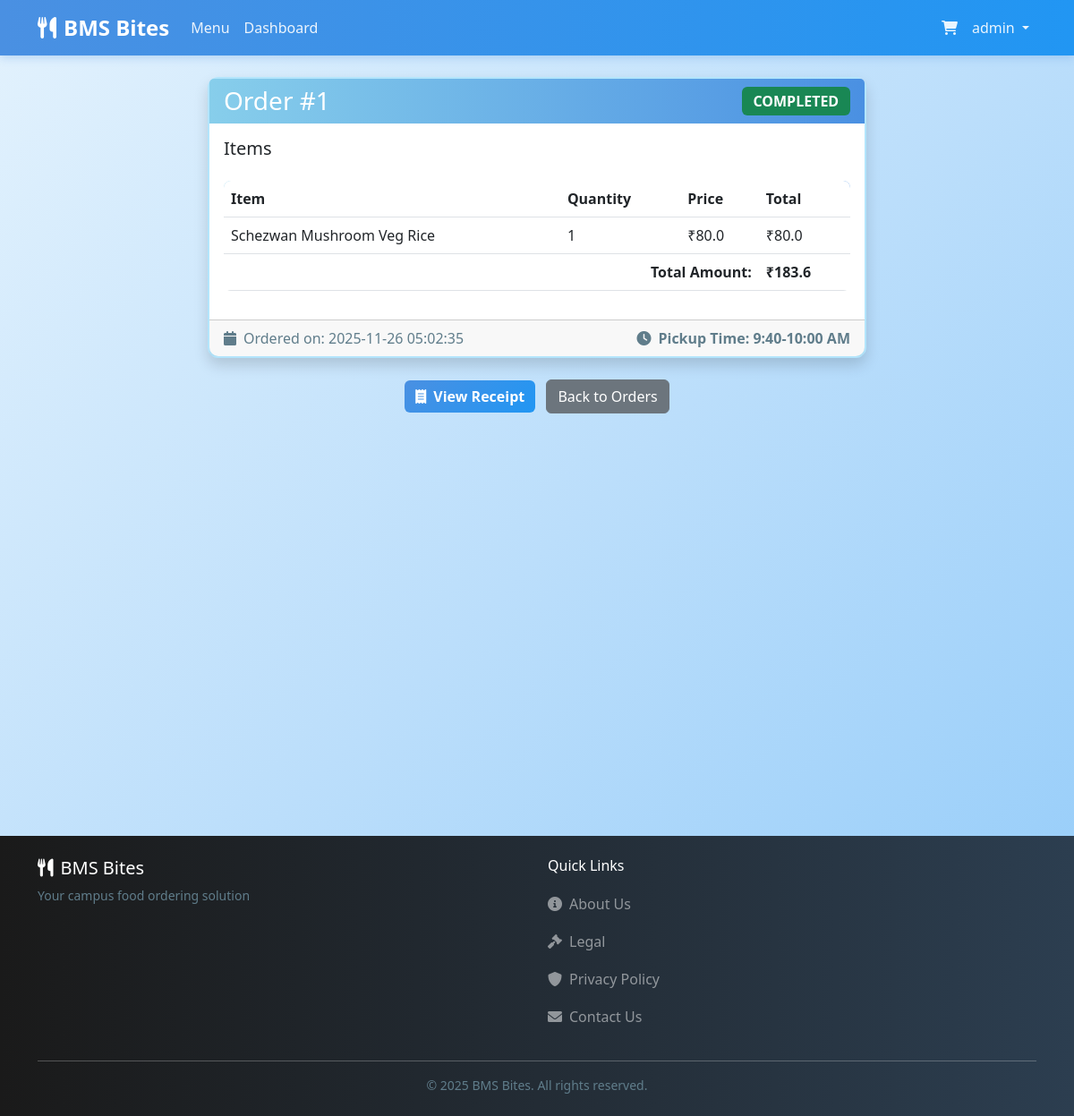
The app's page /order/1 (signed in), older data.
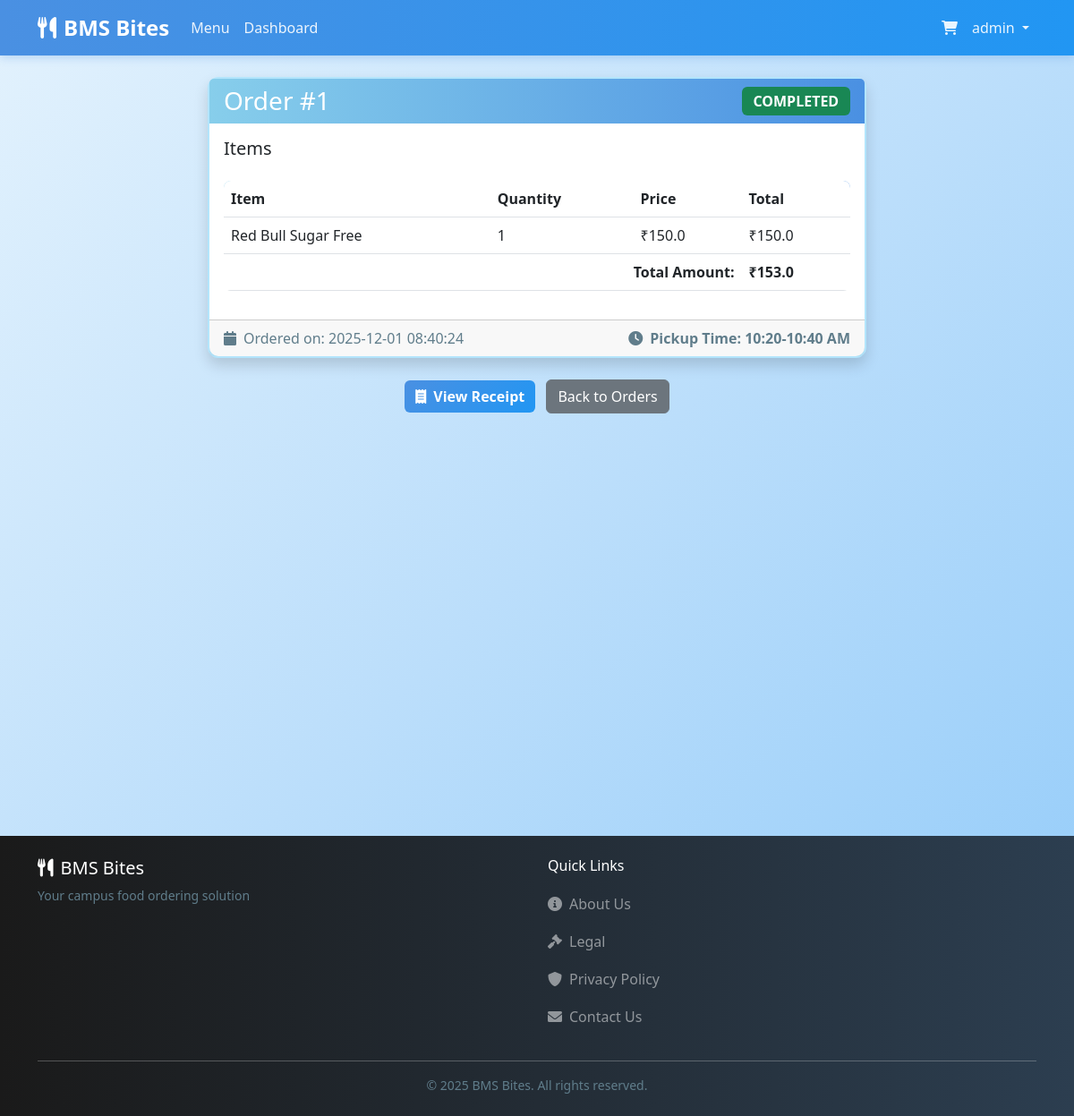
The same page, newer data.
### tables this page shows
CREATE TABLE order_items (
    id INTEGER PRIMARY KEY AUTOINCREMENT,
    order_id INTEGER NOT NULL,
    menu_id INTEGER NOT NULL,
    quantity INTEGER NOT NULL,
    price_at_order REAL NOT NULL,
    FOREIGN KEY (order_id) REFERENCES orders (id),
    FOREIGN KEY (menu_id) REFERENCES menu (id)
);

CREATE TABLE menu (
    id INTEGER PRIMARY KEY AUTOINCREMENT,
    canteen_id INTEGER NOT NULL,
    name TEXT NOT NULL,
    description TEXT,
    price REAL NOT NULL,
    category TEXT NOT NULL, -- 'veg', 'non-veg', 'beverage'
    category_section TEXT, -- Section header like 'SOUTH INDIAN BREAKFAST', 'Dosa Items', etc.
    image_url TEXT,
    is_available BOOLEAN DEFAULT 1,
    created_at TIMESTAMP DEFAULT CURRENT_TIMESTAMP,
    FOREIGN KEY (canteen_id) REFERENCES canteens (id)
);

CREATE TABLE orders (
    id INTEGER PRIMARY KEY AUTOINCREMENT,
    user_id INTEGER NOT NULL,
    canteen_id INTEGER NOT NULL,
    total_amount REAL NOT NULL,
    platform_fee REAL DEFAULT 0.0,
    status TEXT NOT NULL DEFAULT 'preparing', -- 'preparing', 'ready', 'completed'
    pickup_time TEXT,
    created_at TIMESTAMP DEFAULT CURRENT_TIMESTAMP,
    FOREIGN KEY (user_id) REFERENCES users (id),
    FOREIGN KEY (canteen_id) REFERENCES canteens (id)
);

### routes/main.py (the view)
@main_bp.route('/order/<int:order_id>')
def order_detail(order_id):
    if 'user_id' not in session:
        return redirect(url_for('auth.login'))
    details = order_mgr.get_order_details(order_id)
    if not details:
        flash('Order not found', 'danger')
        return redirect(url_for('main.orders'))
    is_admin = session.get('role') == 'admin'
    is_own_order = details['order']['user_id'] == session['user_id']
    if not is_admin and not is_own_order:
        flash('You do not have permission to view this order', 'danger')
        return redirect(url_for('main.orders'))
    return render_template('order_detail.html', **details)

### app.py (called while the page is built)
@app.context_processor
def inject_session():
    return dict(session=session)

### utils/order_manager.py (called while the page is built, shortened)
    def get_order_details(self, order_id):
        conn = sqlite3.connect(self.db_path)
        order = pd.read_sql_query("SELECT * FROM orders WHERE id=?", conn, params=(order_id,))
        items = pd.read_sql_query("""
            SELECT oi.*, m.name, m.image_url
            FROM order_items oi
            JOIN menu m ON oi.menu_id = m.id
            WHERE oi.order_id=?
        """, conn, params=(order_id,))
        conn.close()
        if order.empty:
            return None
        return {
            'order': order.iloc[0].to_dict(),
            'items': items.to_dict('records')
        }

### templates/order_detail.html
{% extends "layout.html" %}
{% block content %}
<div class="row justify-content-center">
    <div class="col-md-8">
        <div class="card shadow">
            <div class="card-header d-flex justify-content-between align-items-center">
                <h3 class="mb-0">Order #{{ order['id'] }}</h3>
                <span
                    class="badge bg-{{ 'warning' if order['status'] == 'preparing' else 'info' if order['status'] == 'ready' else 'success' }} fs-6">
                    {{ order['status']|upper }}
                </span>
            </div>
            <div class="card-body">
                <h5 class="card-title mb-4">Items</h5>
                <div class="table-responsive">
                    <table class="table">
                        <thead>
                            <tr>
                                <th>Item</th>
                                <th>Quantity</th>
                                <th>Price</th>
                                <th>Total</th>
                            </tr>
                        </thead>
                        <tbody>
                            {% for item in items %}
                            <tr>
                                <td>{{ item['name'] }}</td>
                                <td>{{ item['quantity'] }}</td>
                                <td>₹{{ item['price_at_order'] }}</td>
                                <td>₹{{ item['price_at_order'] * item['quantity'] }}</td>
                            </tr>
                            {% endfor %}
                        </tbody>
                        <tfoot>
                            <tr>
                                <td colspan="3" class="text-end"><strong>Total Amount:</strong></td>
                                <td><strong>₹{{ order['total_amount'] }}</strong></td>
                            </tr>
                        </tfoot>
                    </table>
                </div>
            </div>
            <div class="card-footer text-muted">
                <div class="row">
                    <div class="col-md-6">
                        <i class="fas fa-calendar me-2"></i>Ordered on: {{ order['created_at'] }}
                    </div>
                    {% if order['pickup_time'] %}
                    <div class="col-md-6 text-md-end">
                        <i class="fas fa-clock me-2"></i><strong>Pickup Time: {{ order['pickup_time'] }}</strong>
                    </div>
                    {% endif %}
                </div>
            </div>
        </div>
        <div class="text-center mt-4">
            <a href="{{ url_for('main.view_receipt', order_id=order['id']) }}" class="btn btn-primary me-2"
                target="_blank">
                <i class="fas fa-receipt me-2"></i>View Receipt
            </a>
            <a href="{{ url_for('main.orders') }}" class="btn btn-secondary">Back to Orders</a>
        </div>
    </div>
</div>
{% endblock %}

Row changes from the older to the newer data that the page shows:
no longer on this page (row edited): order_items: name "Schezwan Mushroom Veg Rice", quantity "1", price_at_order "80.0", item['price_at_order']*item['quantity'] "80.0"
changed orders "COMPLETED": total_amount "183.6" → "153.0"; created_at "2025-11-26 05:02:35" → "2025-12-01 08:40:24"; pickup_time "9:40-10:00 AM" → "10:20-10:40 AM"
now on this page (row edited): order_items: name "Red Bull Sugar Free", quantity "1", price_at_order "150.0", item['price_at_order']*item['quantity'] "150.0"
